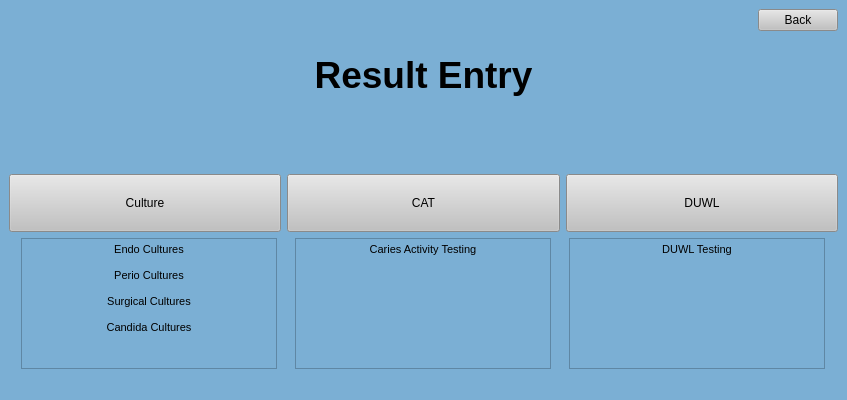
<?xml version="1.0" encoding="UTF-8"?>
<ui version="4.0">
 <class>MainWindow</class>
 <widget class="QMainWindow" name="MainWindow">
  <property name="geometry">
   <rect>
    <x>0</x>
    <y>0</y>
    <width>847</width>
    <height>400</height>
   </rect>
  </property>
  <property name="windowTitle">
   <string>MainWindow</string>
  </property>
  <property name="styleSheet">
   <string notr="true">background-color: rgb(123, 175, 212);</string>
  </property>
  <widget class="QWidget" name="centralwidget">
   <layout class="QVBoxLayout" name="verticalLayout">
    <item>
     <layout class="QHBoxLayout" name="horizontalLayout_3">
      <item>
       <spacer name="horizontalSpacer_2">
        <property name="orientation">
         <enum>Qt::Horizontal</enum>
        </property>
        <property name="sizeHint" stdset="0">
         <size>
          <width>40</width>
          <height>20</height>
         </size>
        </property>
       </spacer>
      </item>
      <item>
       <widget class="QPushButton" name="pushButton">
        <property name="sizePolicy">
         <sizepolicy hsizetype="Fixed" vsizetype="Preferred">
          <horstretch>0</horstretch>
          <verstretch>0</verstretch>
         </sizepolicy>
        </property>
        <property name="styleSheet">
         <string notr="true">QPushButton:hover {

background-color: rgb(210, 210, 210);

}

QPushButton {

background-color: rgb(193, 193, 193);

}</string>
        </property>
        <property name="text">
         <string>Back</string>
        </property>
       </widget>
      </item>
     </layout>
    </item>
    <item>
     <widget class="QTextBrowser" name="Result_Entry">
      <property name="sizePolicy">
       <sizepolicy hsizetype="Minimum" vsizetype="Preferred">
        <horstretch>0</horstretch>
        <verstretch>0</verstretch>
       </sizepolicy>
      </property>
      <property name="cursor" stdset="0">
       <cursorShape>ArrowCursor</cursorShape>
      </property>
      <property name="focusPolicy">
       <enum>Qt::StrongFocus</enum>
      </property>
      <property name="frameShape">
       <enum>QFrame::NoFrame</enum>
      </property>
      <property name="html">
       <string>&lt;!DOCTYPE HTML PUBLIC &quot;-//W3C//DTD HTML 4.0//EN&quot; &quot;http://www.w3.org/TR/REC-html40/strict.dtd&quot;&gt;
&lt;html&gt;&lt;head&gt;&lt;meta name=&quot;qrichtext&quot; content=&quot;1&quot; /&gt;&lt;style type=&quot;text/css&quot;&gt;
p, li { white-space: pre-wrap; }
&lt;/style&gt;&lt;/head&gt;&lt;body style=&quot; font-family:'MS Shell Dlg 2'; font-size:8pt; font-weight:400; font-style:normal;&quot;&gt;
&lt;p align=&quot;center&quot; style=&quot;-qt-paragraph-type:empty; margin-top:0px; margin-bottom:0px; margin-left:0px; margin-right:0px; -qt-block-indent:0; text-indent:0px;&quot;&gt;&lt;br /&gt;&lt;/p&gt;
&lt;p align=&quot;center&quot; style=&quot; margin-top:0px; margin-bottom:0px; margin-left:0px; margin-right:0px; -qt-block-indent:0; text-indent:0px;&quot;&gt;&lt;span style=&quot; font-size:28pt; font-weight:600;&quot;&gt;Result Entry&lt;/span&gt;&lt;/p&gt;&lt;/body&gt;&lt;/html&gt;</string>
      </property>
     </widget>
    </item>
    <item>
     <layout class="QHBoxLayout" name="horizontalLayout">
      <item>
       <widget class="QPushButton" name="culture">
        <property name="sizePolicy">
         <sizepolicy hsizetype="Minimum" vsizetype="Preferred">
          <horstretch>0</horstretch>
          <verstretch>0</verstretch>
         </sizepolicy>
        </property>
        <property name="styleSheet">
         <string notr="true">QPushButton:hover {

background-color: rgb(210, 210, 210);

}

QPushButton {

background-color: rgb(193, 193, 193);
height: 50px;

}</string>
        </property>
        <property name="text">
         <string>Culture</string>
        </property>
       </widget>
      </item>
      <item>
       <widget class="QPushButton" name="CAT">
        <property name="sizePolicy">
         <sizepolicy hsizetype="Minimum" vsizetype="Preferred">
          <horstretch>0</horstretch>
          <verstretch>0</verstretch>
         </sizepolicy>
        </property>
        <property name="styleSheet">
         <string notr="true">QPushButton:hover {

background-color: rgb(210, 210, 210);

}

QPushButton {

background-color: rgb(193, 193, 193);
height: 50px;

}</string>
        </property>
        <property name="text">
         <string>CAT</string>
        </property>
       </widget>
      </item>
      <item>
       <widget class="QPushButton" name="DUWL">
        <property name="sizePolicy">
         <sizepolicy hsizetype="Minimum" vsizetype="Preferred">
          <horstretch>0</horstretch>
          <verstretch>0</verstretch>
         </sizepolicy>
        </property>
        <property name="styleSheet">
         <string notr="true">QPushButton:hover {

background-color: rgb(210, 210, 210);

}

QPushButton {

background-color: rgb(193, 193, 193);
height: 50px

}</string>
        </property>
        <property name="text">
         <string>DUWL</string>
        </property>
       </widget>
      </item>
     </layout>
    </item>
    <item>
     <layout class="QHBoxLayout" name="horizontalLayout_2">
      <item>
       <widget class="QTextBrowser" name="cultures">
        <property name="sizePolicy">
         <sizepolicy hsizetype="Fixed" vsizetype="Preferred">
          <horstretch>0</horstretch>
          <verstretch>0</verstretch>
         </sizepolicy>
        </property>
        <property name="html">
         <string>&lt;!DOCTYPE HTML PUBLIC &quot;-//W3C//DTD HTML 4.0//EN&quot; &quot;http://www.w3.org/TR/REC-html40/strict.dtd&quot;&gt;
&lt;html&gt;&lt;head&gt;&lt;meta name=&quot;qrichtext&quot; content=&quot;1&quot; /&gt;&lt;style type=&quot;text/css&quot;&gt;
p, li { white-space: pre-wrap; }
&lt;/style&gt;&lt;/head&gt;&lt;body style=&quot; font-family:'MS Shell Dlg 2'; font-size:8pt; font-weight:400; font-style:normal;&quot;&gt;
&lt;p align=&quot;center&quot; style=&quot; margin-top:0px; margin-bottom:0px; margin-left:0px; margin-right:0px; -qt-block-indent:0; text-indent:0px;&quot;&gt;Endo Cultures&lt;/p&gt;
&lt;p align=&quot;center&quot; style=&quot;-qt-paragraph-type:empty; margin-top:0px; margin-bottom:0px; margin-left:0px; margin-right:0px; -qt-block-indent:0; text-indent:0px;&quot;&gt;&lt;br /&gt;&lt;/p&gt;
&lt;p align=&quot;center&quot; style=&quot; margin-top:0px; margin-bottom:0px; margin-left:0px; margin-right:0px; -qt-block-indent:0; text-indent:0px;&quot;&gt;Perio Cultures&lt;/p&gt;
&lt;p align=&quot;center&quot; style=&quot;-qt-paragraph-type:empty; margin-top:0px; margin-bottom:0px; margin-left:0px; margin-right:0px; -qt-block-indent:0; text-indent:0px;&quot;&gt;&lt;br /&gt;&lt;/p&gt;
&lt;p align=&quot;center&quot; style=&quot; margin-top:0px; margin-bottom:0px; margin-left:0px; margin-right:0px; -qt-block-indent:0; text-indent:0px;&quot;&gt;Surgical Cultures&lt;/p&gt;
&lt;p align=&quot;center&quot; style=&quot;-qt-paragraph-type:empty; margin-top:0px; margin-bottom:0px; margin-left:0px; margin-right:0px; -qt-block-indent:0; text-indent:0px;&quot;&gt;&lt;br /&gt;&lt;/p&gt;
&lt;p align=&quot;center&quot; style=&quot; margin-top:0px; margin-bottom:0px; margin-left:0px; margin-right:0px; -qt-block-indent:0; text-indent:0px;&quot;&gt;Candida Cultures&lt;/p&gt;&lt;/body&gt;&lt;/html&gt;</string>
        </property>
       </widget>
      </item>
      <item>
       <widget class="QTextBrowser" name="cat">
        <property name="sizePolicy">
         <sizepolicy hsizetype="Fixed" vsizetype="Preferred">
          <horstretch>0</horstretch>
          <verstretch>0</verstretch>
         </sizepolicy>
        </property>
        <property name="html">
         <string>&lt;!DOCTYPE HTML PUBLIC &quot;-//W3C//DTD HTML 4.0//EN&quot; &quot;http://www.w3.org/TR/REC-html40/strict.dtd&quot;&gt;
&lt;html&gt;&lt;head&gt;&lt;meta name=&quot;qrichtext&quot; content=&quot;1&quot; /&gt;&lt;style type=&quot;text/css&quot;&gt;
p, li { white-space: pre-wrap; }
&lt;/style&gt;&lt;/head&gt;&lt;body style=&quot; font-family:'MS Shell Dlg 2'; font-size:8pt; font-weight:400; font-style:normal;&quot;&gt;
&lt;p align=&quot;center&quot; style=&quot; margin-top:0px; margin-bottom:0px; margin-left:0px; margin-right:0px; -qt-block-indent:0; text-indent:0px;&quot;&gt;Caries Activity Testing&lt;/p&gt;&lt;/body&gt;&lt;/html&gt;</string>
        </property>
       </widget>
      </item>
      <item>
       <widget class="QTextBrowser" name="DUWL_Testing">
        <property name="sizePolicy">
         <sizepolicy hsizetype="Fixed" vsizetype="Preferred">
          <horstretch>0</horstretch>
          <verstretch>0</verstretch>
         </sizepolicy>
        </property>
        <property name="html">
         <string>&lt;!DOCTYPE HTML PUBLIC &quot;-//W3C//DTD HTML 4.0//EN&quot; &quot;http://www.w3.org/TR/REC-html40/strict.dtd&quot;&gt;
&lt;html&gt;&lt;head&gt;&lt;meta name=&quot;qrichtext&quot; content=&quot;1&quot; /&gt;&lt;style type=&quot;text/css&quot;&gt;
p, li { white-space: pre-wrap; }
&lt;/style&gt;&lt;/head&gt;&lt;body style=&quot; font-family:'MS Shell Dlg 2'; font-size:8pt; font-weight:400; font-style:normal;&quot;&gt;
&lt;p align=&quot;center&quot; style=&quot; margin-top:0px; margin-bottom:0px; margin-left:0px; margin-right:0px; -qt-block-indent:0; text-indent:0px;&quot;&gt;DUWL Testing&lt;/p&gt;&lt;/body&gt;&lt;/html&gt;</string>
        </property>
       </widget>
      </item>
     </layout>
    </item>
   </layout>
  </widget>
  <widget class="QMenuBar" name="menubar">
   <property name="geometry">
    <rect>
     <x>0</x>
     <y>0</y>
     <width>847</width>
     <height>18</height>
    </rect>
   </property>
  </widget>
  <widget class="QStatusBar" name="statusbar"/>
 </widget>
 <resources/>
 <connections/>
</ui>
